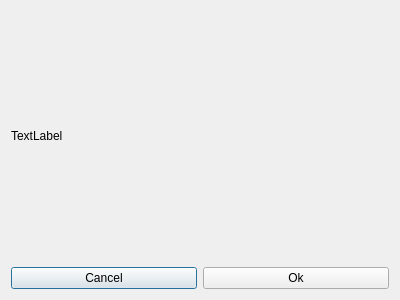
<?xml version="1.0" encoding="UTF-8"?>
<ui version="4.0">
 <class>AlertWindow</class>
 <widget class="QDialog" name="AlertWindow">
  <property name="geometry">
   <rect>
    <x>0</x>
    <y>0</y>
    <width>400</width>
    <height>300</height>
   </rect>
  </property>
  <property name="windowTitle">
   <string>Alert</string>
  </property>
  <layout class="QGridLayout" name="gridLayout">
   <item row="0" column="0">
    <layout class="QVBoxLayout" name="verticalLayout">
     <item>
      <widget class="QLabel" name="label">
       <property name="sizePolicy">
        <sizepolicy hsizetype="Preferred" vsizetype="MinimumExpanding">
         <horstretch>0</horstretch>
         <verstretch>0</verstretch>
        </sizepolicy>
       </property>
       <property name="text">
        <string>TextLabel</string>
       </property>
      </widget>
     </item>
     <item>
      <layout class="QHBoxLayout" name="horizontalLayout">
       <item>
        <widget class="QPushButton" name="buttonCancel">
         <property name="text">
          <string>Cancel</string>
         </property>
        </widget>
       </item>
       <item>
        <widget class="QPushButton" name="buttonOk">
         <property name="text">
          <string>Ok</string>
         </property>
        </widget>
       </item>
      </layout>
     </item>
    </layout>
   </item>
  </layout>
 </widget>
 <resources/>
 <connections>
  <connection>
   <sender>buttonCancel</sender>
   <signal>clicked()</signal>
   <receiver>AlertWindow</receiver>
   <slot>cancelPressed()</slot>
   <hints>
    <hint type="sourcelabel">
     <x>148</x>
     <y>269</y>
    </hint>
    <hint type="destinationlabel">
     <x>9</x>
     <y>183</y>
    </hint>
   </hints>
  </connection>
  <connection>
   <sender>buttonOk</sender>
   <signal>clicked()</signal>
   <receiver>AlertWindow</receiver>
   <slot>okPressed()</slot>
   <hints>
    <hint type="sourcelabel">
     <x>238</x>
     <y>269</y>
    </hint>
    <hint type="destinationlabel">
     <x>3</x>
     <y>152</y>
    </hint>
   </hints>
  </connection>
 </connections>
 <slots>
  <slot>cancelPressed()</slot>
  <slot>okPressed()</slot>
 </slots>
</ui>
